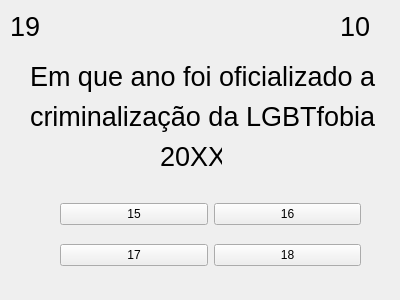
<?xml version="1.0" encoding="UTF-8"?>
<ui version="4.0">
 <class>hardFour</class>
 <widget class="QDialog" name="hardFour">
  <property name="geometry">
   <rect>
    <x>0</x>
    <y>0</y>
    <width>400</width>
    <height>300</height>
   </rect>
  </property>
  <property name="windowTitle">
   <string>Dialog</string>
  </property>
  <widget class="QLabel" name="label">
   <property name="geometry">
    <rect>
     <x>30</x>
     <y>60</y>
     <width>348</width>
     <height>33</height>
    </rect>
   </property>
   <property name="font">
    <font>
     <pointsize>20</pointsize>
    </font>
   </property>
   <property name="text">
    <string>Em que ano foi oficializado a </string>
   </property>
  </widget>
  <widget class="QLabel" name="label_2">
   <property name="geometry">
    <rect>
     <x>10</x>
     <y>10</y>
     <width>30</width>
     <height>33</height>
    </rect>
   </property>
   <property name="font">
    <font>
     <pointsize>20</pointsize>
    </font>
   </property>
   <property name="text">
    <string>19</string>
   </property>
  </widget>
  <widget class="QLabel" name="label_3">
   <property name="geometry">
    <rect>
     <x>30</x>
     <y>100</y>
     <width>345</width>
     <height>33</height>
    </rect>
   </property>
   <property name="font">
    <font>
     <pointsize>20</pointsize>
    </font>
   </property>
   <property name="text">
    <string>criminalização da LGBTfobia?</string>
   </property>
  </widget>
  <widget class="QPushButton" name="correctButton">
   <property name="geometry">
    <rect>
     <x>0</x>
     <y>10</y>
     <width>51</width>
     <height>41</height>
    </rect>
   </property>
   <property name="styleSheet">
    <string notr="true">QPushButton#correctButton{
border: none;
}

QPushButton#correctButton:hover
{
border: 1px solid red;
}</string>
   </property>
   <property name="text">
    <string/>
   </property>
  </widget>
  <widget class="QLabel" name="label_4">
   <property name="geometry">
    <rect>
     <x>160</x>
     <y>140</y>
     <width>62</width>
     <height>33</height>
    </rect>
   </property>
   <property name="font">
    <font>
     <pointsize>20</pointsize>
    </font>
   </property>
   <property name="text">
    <string>20XX</string>
   </property>
  </widget>
  <widget class="QLabel" name="contagemLabel">
   <property name="geometry">
    <rect>
     <x>340</x>
     <y>10</y>
     <width>30</width>
     <height>33</height>
    </rect>
   </property>
   <property name="font">
    <font>
     <pointsize>20</pointsize>
    </font>
   </property>
   <property name="text">
    <string>10</string>
   </property>
  </widget>
  <widget class="QWidget" name="">
   <property name="geometry">
    <rect>
     <x>60</x>
     <y>190</y>
     <width>301</width>
     <height>91</height>
    </rect>
   </property>
   <layout class="QGridLayout" name="gridLayout">
    <item row="0" column="0">
     <widget class="QPushButton" name="pushButton15">
      <property name="text">
       <string>15</string>
      </property>
     </widget>
    </item>
    <item row="0" column="1">
     <widget class="QPushButton" name="pushButton16">
      <property name="text">
       <string>16</string>
      </property>
     </widget>
    </item>
    <item row="1" column="0">
     <widget class="QPushButton" name="pushButton17">
      <property name="text">
       <string>17</string>
      </property>
     </widget>
    </item>
    <item row="1" column="1">
     <widget class="QPushButton" name="pushButton18">
      <property name="text">
       <string>18</string>
      </property>
     </widget>
    </item>
   </layout>
  </widget>
 </widget>
 <resources/>
 <connections/>
</ui>
